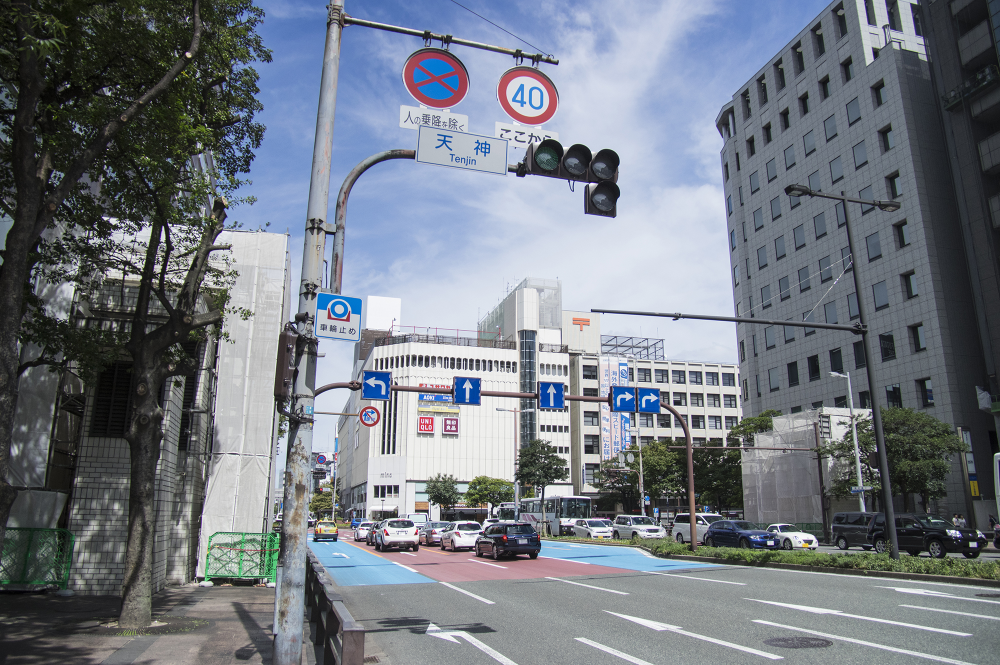
%> input picture media_07/imgA.jpg, 2000 x 1330 px (shown at 1/2 size)
$ octave colorcheck.m   (GNU Octave 9; MATLAB toolbox functions it lacks are replaced by stand-ins)
%> lines starting %> are read from the running program, lines starting %| are printed output that depends on the picture
clear; close all; clc;
% 画像の引用元--------------------------------------------------------------
% img1 -> https://www.photock.jp/photo/big/photo0000-6368.jpg
% img3 -> https://www.istockphoto.com/jp/
% imgA -> https://photock.jp/detail/tenjin-fukuoka-city-10/
% imgB -> https://photock.jp/detail/sushi-3/

% ファイル読み込み ---------------------------------------------------------
% 学籍番号に応じて使う画像を変える（奇数:imgA, 偶数:imgB）
img = imread('imgA.jpg');%
%> img is the input picture: size 1330x2000x3 uint8; mean R, G, B 115.2, 121.3, 129.9

[h, w, ch] = size(img);% 画像サイズを確認
%> h = 1330; w = 2000; ch = 3

hsvImg = rgb2hsv( img );% double型(0~1.0)
%> hsvImg: size 1330x2000x3 double; mean H, S, V 0.491, 0.167, 0.524
hue_mat = reshape(hsvImg(:,:,1), [1, h*w]);% Hueを１次元の配列に
sat_mat = reshape(hsvImg(:,:,2), [1, h*w]);% Saturationを１次元の配列に
val_mat = reshape(hsvImg(:,:,3), [1, h*w]);% Valueを１次元の配列に

iro_mihon = imread('hsv.bmp');% hsvの色見本画像
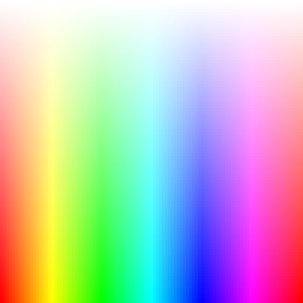
%> input picture media_07/hsv.bmp, 101 x 101 px (shown 3 times larger)
%> iro_mihon is the input picture: size 101x101x3 uint8; mean R, G, B 191.9, 190.6, 190.6

% 色の境界を決める ---------------------------------------------------------
hueBoarder  = [0.08, 0.13, 0.19, 0.48, 0.72, 0.82];

figure,
plot(1,1); hold on;% これがないと縦軸が反転しちゃう
image([0, 1], [1, 0], flipud(iro_mihon)); hold on; % flip upside-down
for i=1:length(hueBoarder)% 境界線の数だけループ
    xx = [hueBoarder(i), hueBoarder(i)];
    yy = [-0.1, 1.1];
    plot(xx, yy, 'k--');% 境界線を引く
end
xticks(0:0.05:1);
ylim([-0.25, 1.25]); xlim([-0.1, 1.1]); axis equal;
xlabel('Hue'); ylabel('Saturation'); title('どこに境界線を入れるか');
%> after `title('どこに境界線を入れるか')`:
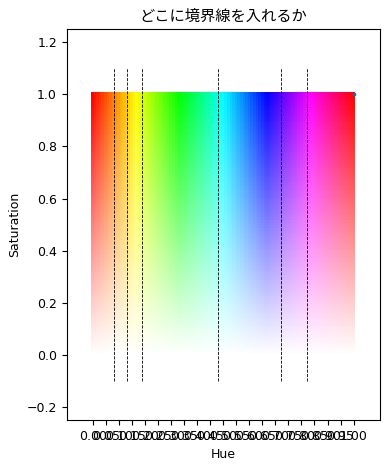
%> figure redrawn from the program's plot data

figure,
for i=1:8% Valueを８つの段階に分けてプロットする
    underLimit = (i-1)/8;% Valueの下限
    upperLimit = i/8;% Valueの上限
    if i<8
        val_idx = find( val_mat>=underLimit & val_mat<upperLimit );% 条件に合致するインデックス
        textStr = [ num2str(underLimit) ' <= V < ' num2str(upperLimit)];
    elseif i==8% 最後は上限なし(1を含める)
        val_idx = find( val_mat>=underLimit);
        textStr = [ num2str(underLimit) ' <= V'];
    end
    subplot(3,3,i);
    plot(hue_mat(val_idx), sat_mat(val_idx), 'k.', 'MarkerSize', 1); hold on;
    for j=1:length(hueBoarder)% 境界線の数だけループ
        xx = [hueBoarder(j), hueBoarder(j)];
        yy = [-0.1, 1.1];
        plot(xx, yy, '--', 'Color', [0.5, 0.5, 0.5]);% 境界線を引く
    end
    axis square; xlabel('Hue'); ylabel('Saturation');
    title(textStr);
end
%> after the loop, textStr = '0.875 <= V'
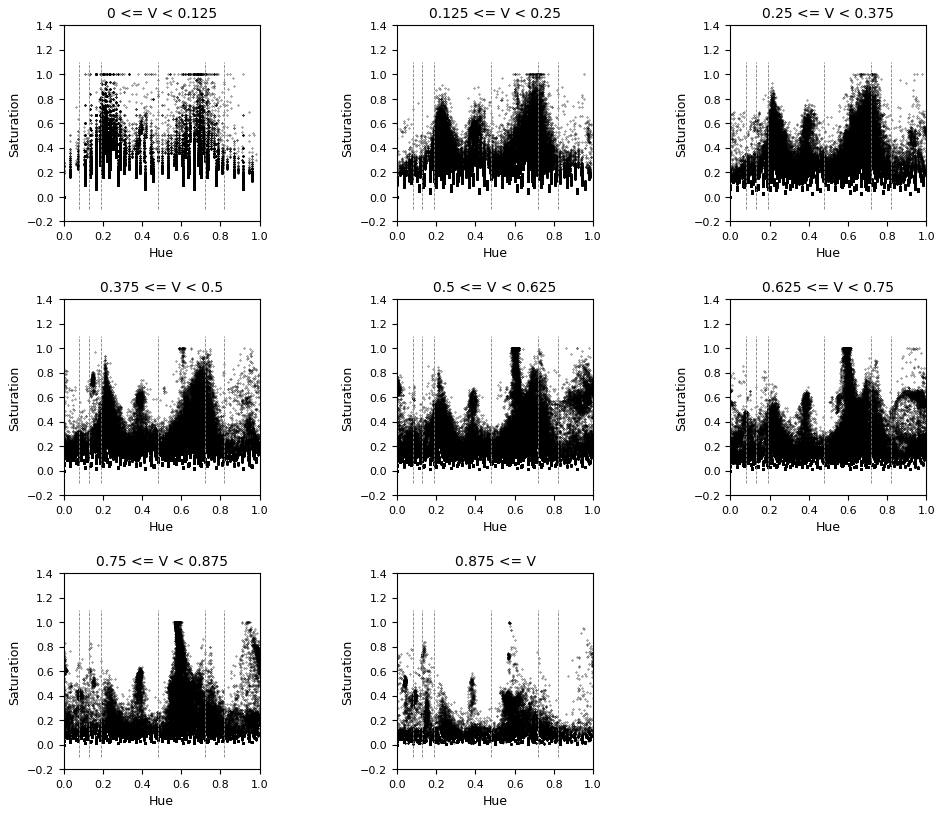
%> figure redrawn from the program's plot data, 8 panels
%% 以下は触らない!
function img = checkImg(img)%
[h, w, ch] = size(img);
rng shuffle; id = randi(99999);
a = ['Media2024_tTrap_is_' num2str(id), '_' pwd];
% disp(a);
a = ( uint16( a ) );
a = dec2bin( a, 16 );
% disp(a);
for i=1:min([h, size(a,1)])
    tmp = a(i,:);
    for j=1:16
        d1 = dec2bin(img(i,j,2), 8);
        % disp(d1);
        d1(end) = tmp(j);
        img(i,j,2) = bin2dec( d1 );
    end
end
end
